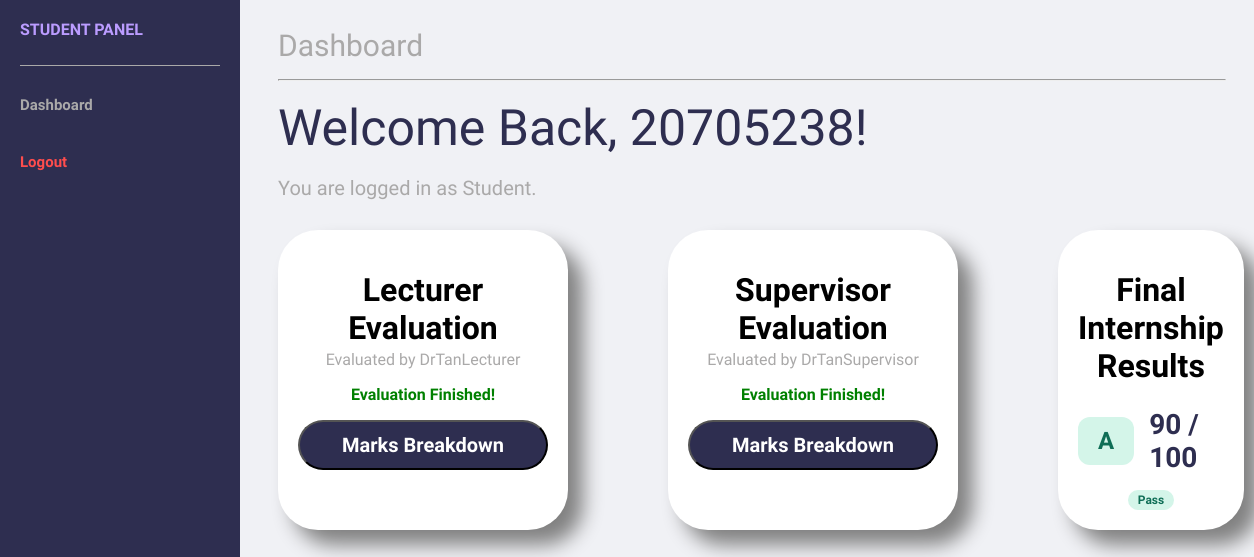
The page /StudentDashboard.php (signed in) on the database its author committed.
### tables this page shows
CREATE TABLE `studentprofile` (
  `StudentProfileID` int(11) NOT NULL,
  `StudentAccountID` int(11) NOT NULL,
  `FirstName` varchar(100) NOT NULL,
  `LastName` varchar(100) NOT NULL,
  `ProgrammeCode` varchar(100) NOT NULL,
  `YearOfStudy` int(11) NOT NULL,
  `AssesorAccountIDLect` int(11) DEFAULT NULL,
  `AssesorAccountIDSuper` int(11) DEFAULT NULL
);

CREATE TABLE `assesoraccountlist` (
  `AssessorAccountID` int(11) NOT NULL,
  `Password` varchar(100) NOT NULL,
  `Username` varchar(100) NOT NULL,
  `AdminAccountID` int(11) NOT NULL,
  `AssesorType` enum('Lecturer','Supervisor') NOT NULL
);

CREATE TABLE `assessmentrecords` (
  `AssessmentCode` int(11) NOT NULL,
  `StudentID` int(11) NOT NULL,
  `AssesorType` enum('Lecturer','Supervisor') NOT NULL,
  `Feedback` varchar(300) DEFAULT NULL,
  `understand_project` float DEFAULT NULL,
  `health_and_safety` float DEFAULT NULL,
  `connectivity` float DEFAULT NULL,
  `presentation` float DEFAULT NULL,
  `clarity` float DEFAULT NULL,
  `activities` float DEFAULT NULL,
  `project_management` float DEFAULT NULL,
  `time_management` float DEFAULT NULL,
  `Internship_Score` int(11) DEFAULT NULL
);

### ExecutePStatement.php (called while the page is built, shortened)
<?php
function executePreparedStatement($sql, $params) {
    global $conn;
    $stmt = $conn->prepare($sql);
    if (!empty($params)) {
        $stmt->bind_param(str_repeat('s', count($params)), ...$params);
    }
    if (stripos($sql, "SELECT") === 0) {
        $stmt->execute();
        $result = $stmt->get_result();
    } else {
        $result = $stmt->execute();
    }
    return $result;
}
?>

### StudentDashboard.php (the view, shortened to what this page needs)
<?php
include 'Connection.php';
include 'ExecutePStatement.php';
$sqlProfile = "SELECT sp.*,
               lect.Username as LectName,
               super.Username as SuperName
               FROM studentprofile sp
               LEFT JOIN assesoraccountlist lect ON sp.AssesorAccountIDLect = lect.AssessorAccountID
               LEFT JOIN assesoraccountlist super ON sp.AssesorAccountIDSuper = super.AssessorAccountID
               WHERE sp.StudentAccountID = ?";
$resProfile = executePreparedStatement($sqlProfile, [$_SESSION['user_id']]);
$profileData = $resProfile->fetch_assoc();
$sqlLect = "SELECT ar.* FROM assessmentrecords ar WHERE StudentID = ? AND AssesorType = 'Lecturer'";
$SeeResultsLect = executePreparedStatement($sqlLect, [$_SESSION['user_id']]);
$lectGrade = $SeeResultsLect->fetch_assoc();
$sqlSuper = "SELECT ar.* FROM assessmentrecords ar WHERE StudentID = ? AND AssesorType = 'Supervisor'";
$SeeResultsSuper = executePreparedStatement($sqlSuper, [$_SESSION['user_id']]);
$superGrade = $SeeResultsSuper->fetch_assoc();
$lectScoreNum = isset($lectGrade['Internship_Score']) ? (int)$lectGrade['Internship_Score'] : 0;
$superScoreNum = isset($superGrade['Internship_Score']) ? (int)$superGrade['Internship_Score'] : 0;
$totalScore = $lectScoreNum + $superScoreNum;
$current_user = $_SESSION['username'];
$role = $_SESSION['user_role'];
?>
<!DOCTYPE html>
<html lang="en">
<head>
    <link rel="stylesheet" href="CssFiles/StudentTableStyle.css">
    <link rel="stylesheet" href="CssFiles/StudentDashBoard.css">
    <link rel="stylesheet" href="CssFiles/ResultsViewing.css">
</head>
<body>
     <nav>
        <p>STUDENT PANEL</p>
        <hr>
        <a href="#">Dashboard</a><br>
        <div id="logout">
            <a href="Logout.php" onclick="return confirm('Are you sure you want to logout?')">Logout</a>
        </div>
    </nav>
    <div class = "main">
        <div id="title">Dashboard</div>
        <hr>
        <header>Welcome Back, <?php echo $current_user. "!" ?> </header>
        <br>
        <div id="subtitle">You are logged in as <?php echo $role; ?>.</div>
        <div class="container">
            <div class="box">
                <h1 style="margin-bottom:2px;">Lecturer <br> Evaluation</h1>
                <p style="margin-top:2px;">Evaluated by <?php echo $profileData['LectName']; ?></p>
                <?php if ($lectGrade): ?>
                    <p style="color:green; font-weight:bold;">Evaluation Finished!</p>
                    <button onclick="toggleBreakdown('lecturer')">Marks Breakdown</button>
                <?php else: ?>
                    <p style="color:#ff8787;">Pending Evaluation. Please wait</p>
                <?php endif; ?>
            </div>
            <div class="box">
                <h1 style="margin-bottom:2px;">Supervisor Evaluation</h1>
                <p style="margin-top:2px;">Evaluated by <?php echo $profileData['SuperName']; ?></p>
                <?php if ($superGrade): ?>
                    <p style="color:green; font-weight:bold;">Evaluation Finished!</p>
                    <button onclick="toggleBreakdown('supervisor')">Marks Breakdown</button>
                <?php else: ?>
                    <p style="color:#ff8787;">Pending Evaluation. Please wait</p>
                <?php endif; ?>
            </div>
            <div class="box total-box">
                <h1>Final Internship Results</h1>
                <div style="display: flex; align-items: center; justify-content: center; gap: 15px; margin: 15px 0;">
                    <div id="gradeBadgeContainer"></div>
                    <div style="text-align: left;">
                        <p style="font-size: 28px; margin: 0; color: #2e2e50;">
                            <strong id="finalPercentDisplay"><?php echo $totalScore/2; ?> / 100</strong>
                        </p>
                    </div>
                </div>
                <div id="statusBadgeContainer"></div>
            </div>
        </div>
    </div>
</body>
</html>

### CssFiles/StudentDashBoard.css (style rules this page uses)
body { font-family: "Bricolage Grotesque", sans-serif; padding: 20px; }
body { background-color: #f0f1f5 ; }
nav { height: 100%; width:200px; position: fixed; top:0; left:0; background-color: #2e2e50; overflow-x: hidden; padding:20px; }
nav p { font-weight: bold; color: #bb9cff ; padding-bottom: 10px; margin-top: 0; }
nav hr { margin-bottom: 30px; border: 0; border-top: 1px solid #aaa9a9; margin-left: 0; }
nav a { text-decoration: none; font-size: 15px; color: #aaa9a9; display: block; transition: 0.3s; align-items: left; font-weight:bold; margin-bottom:20px }
#logout a { color: #ff4d4d; font-weight: bold; }
.main { margin-left:250px; }
.main hr { color:#aaa9a9; }
#title { color: #aaa9a9; font-size:30px; padding-bottom:8px; }
header { font-size:50px; color:#2e2e50; padding-top:10px; }
#subtitle { color: #aaa9a9; font-size: 20px; }
.container { display:flex; }
.box { background-color: white; box-shadow: black; text-align: center; margin-top:30px; margin-right:100px; width:300px; padding:20px 20px 20px; border-radius: 40px; box-shadow: 15px 15px 20px grey; transition: 0.3s ease; }
.box h1 { padding-bottom: 1px; }
.box p { color:#aaa9a9; }
.box button { background-color: #2e2e50; color: white; font-family: "Bricolage Grotesque"; font-size:20px; font-weight:bold; width:250px; height:50px; border-radius: 30px; cursor:pointer; transition:0.3s; }

### rows shown on the page
studentprofile: AssesorAccountIDLect.Username "DrTanLecturer", AssesorAccountIDSuper.Username "DrTanSupervisor"
assessmentrecords: $totalScore/2 "90"

### other values the page prints
$current_user "20705238"
$role "Student"
